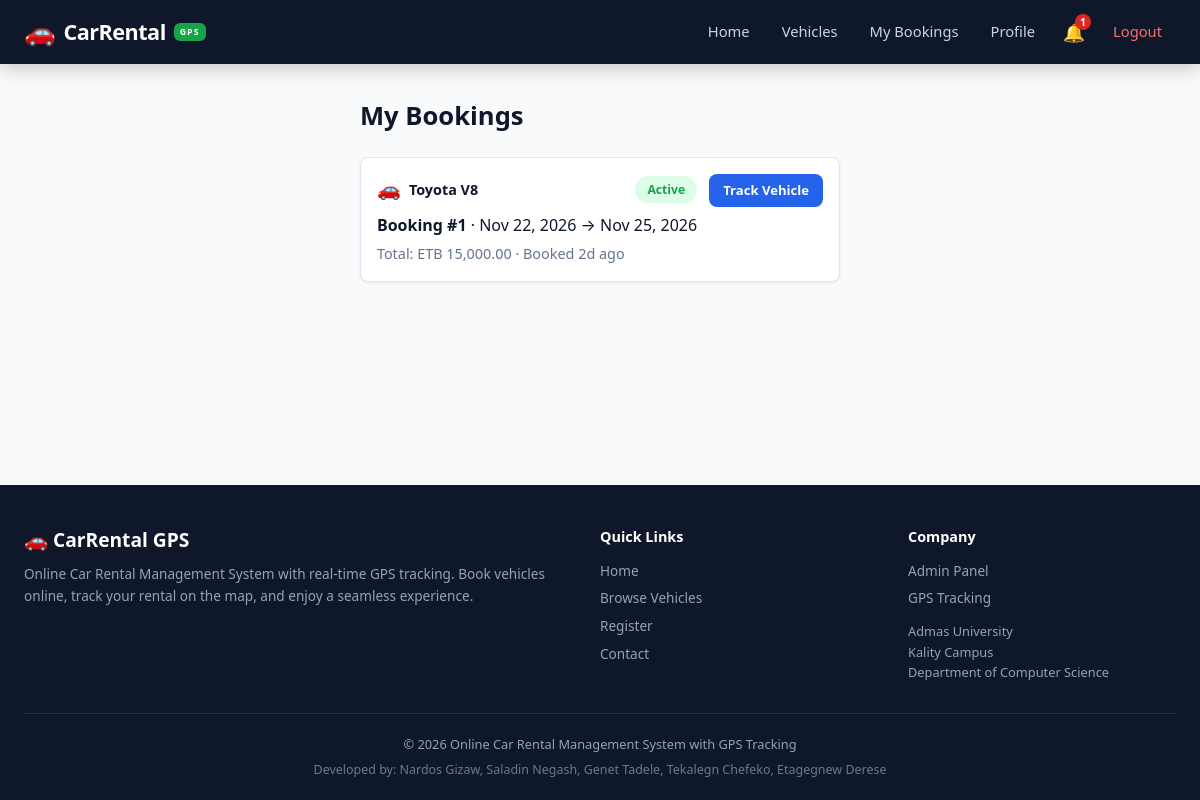
Screenshot of /my_bookings.php (signed in) with the database file from the repository.
### tables this page shows
CREATE TABLE IF NOT EXISTS bookings (
    id              INT AUTO_INCREMENT PRIMARY KEY,
    user_id         INT            NOT NULL,
    car_id          INT            NOT NULL,
    start_date      DATE           NOT NULL,
    end_date        DATE           NOT NULL,
    pickup_location VARCHAR(200)   DEFAULT NULL,
    total_cost      DECIMAL(10,2)  NOT NULL,
    notes           TEXT           DEFAULT NULL,
    status          ENUM('pending','confirmed','active','completed','cancelled') DEFAULT 'pending',
    created_at      TIMESTAMP      DEFAULT CURRENT_TIMESTAMP,
    updated_at      TIMESTAMP      DEFAULT CURRENT_TIMESTAMP ON UPDATE CURRENT_TIMESTAMP,
    FOREIGN KEY (user_id) REFERENCES users(id) ON DELETE CASCADE,
    FOREIGN KEY (car_id)  REFERENCES cars(id)  ON DELETE CASCADE
);

CREATE TABLE IF NOT EXISTS cars (
    id             INT AUTO_INCREMENT PRIMARY KEY,
    name           VARCHAR(100)  NOT NULL,
    brand          VARCHAR(50)   DEFAULT NULL,
    type           ENUM('Sedan','SUV','Hatchback','Pickup','Van','Luxury','Electric') DEFAULT 'Sedan',
    fuel_type      ENUM('Petrol','Diesel','Hybrid','Electric') DEFAULT 'Petrol',
    transmission   ENUM('Manual','Automatic') DEFAULT 'Automatic',
    seats          INT            DEFAULT 5,
    doors          INT            DEFAULT 4,
    luggage        INT            DEFAULT 2,
    air_conditioning TINYINT(1)   DEFAULT 1,
    bluetooth      TINYINT(1)     DEFAULT 1,
    price_per_day  DECIMAL(10,2)  NOT NULL,
    image          VARCHAR(255)   DEFAULT NULL,
    description    TEXT           DEFAULT NULL,
    status         ENUM('available','rented','under_repair','unavailable') DEFAULT 'available',
    featured       TINYINT(1)     DEFAULT 0,
    created_at     TIMESTAMP      DEFAULT CURRENT_TIMESTAMP,
    updated_at     TIMESTAMP      DEFAULT CURRENT_TIMESTAMP ON UPDATE CURRENT_TIMESTAMP
);

### config/database.php (called while the page is built, shortened)
<?php
function db() {
    static $pdo = null;
    if ($pdo === null) {
        try {
            $dsn = 'mysql:host=' . DB_HOST . ';port=' . DB_PORT . ';dbname=' . DB_NAME . ';charset=utf8mb4';
            $pdo = new PDO($dsn, DB_USER, DB_PASS, [
                PDO::ATTR_ERRMODE            => PDO::ERRMODE_EXCEPTION,
                PDO::ATTR_DEFAULT_FETCH_MODE => PDO::FETCH_ASSOC,
                PDO::ATTR_EMULATE_PREPARES   => false,
            ]);
        } catch (PDOException $e) {
            die('Database connection failed: ' . $e->getMessage());
        }
    }
    return $pdo;
}

### includes/functions.php (called while the page is built, shortened)
<?php
function e(string $str): string {
    return htmlspecialchars($str, ENT_QUOTES, 'UTF-8');
}
function money($amount): string {
    return 'ETB ' . number_format((float)$amount, 2);
}
function formatDate($date): string {
    return date('M d, Y', strtotime($date));
}
function timeAgo($datetime): string {
    $diff = time() - strtotime($datetime);
    if ($diff < 604800) return floor($diff / 86400) . 'd ago';
    return formatDate($datetime);
}
function getUserBookings(int $userId): array {
    $stmt = db()->prepare(
        'SELECT b.*, c.name AS car_name, c.image AS car_image, c.type AS car_type
         FROM bookings b JOIN cars c ON b.car_id = c.id
         WHERE b.user_id = ? ORDER BY b.created_at DESC'
    );
    $stmt->execute([$userId]);
    return $stmt->fetchAll();
}

### my_bookings.php (the view, shortened to what this page needs)
<?php
require_once __DIR__ . '/includes/functions.php';
$bookings = getUserBookings($_SESSION['user_id']);
include __DIR__ . '/includes/header.php';
?>
<h2 class="page-title">My Bookings</h2>
<?php if (empty($bookings)): ?>
    <div class="empty-state">
        <div class="icon">&#128221;</div>
        <h3>No bookings yet</h3>
        <p>Browse our fleet and book your first vehicle!</p>
        <a href="<?= APP_URL ?>/cars.php" class="btn btn-primary">Browse Vehicles</a>
    </div>
<?php else: ?>
    <div style="max-width:800px;">
        <?php foreach ($bookings as $b): ?>
            <div class="review-card" style="display:flex;justify-content:space-between;align-items:flex-start;flex-wrap:wrap;gap:12px;">
                <div style="flex:1;min-width:200px;">
                    <div class="r-header" style="margin-bottom:8px;">
                        <div class="r-author">
                            <span style="font-size:1.2rem;">&#128663;</span>
                            <?= e($b['car_name']) ?>
                        </div>
                        <span class="badge <?= $b['status'] ?>"><?= $b['status'] ?></span>
                    </div>
                    <div style="margin-bottom:4px;">
                        <strong>Booking #<?= $b['id'] ?></strong> &middot;
                        <?= formatDate($b['start_date']) ?> &rarr; <?= formatDate($b['end_date']) ?>
                    </div>
                    <div style="color:var(--gray);font-size:.9rem;">
                        Total: <?= money($b['total_cost']) ?> &middot; Booked <?= timeAgo($b['created_at']) ?>
                    </div>
                </div>
                <div class="d-flex flex-wrap" style="gap:8px;">
                    <?php if ($b['status'] === 'pending'): ?>
                        <a href="<?= APP_URL ?>/payment.php?booking_id=<?= $b['id'] ?>" class="btn btn-success btn-sm">Pay Now</a>
                        <a href="<?= APP_URL ?>/cancel_booking.php?id=<?= $b['id'] ?>" class="btn btn-danger btn-sm"
                           onclick="return confirm('Cancel this booking?')">Cancel</a>
                    <?php elseif ($b['status'] === 'confirmed'): ?>
                        <span class="badge confirmed" style="padding:6px 12px;">Awaiting Pickup</span>
                    <?php elseif ($b['status'] === 'active'): ?>
                        <a href="<?= APP_URL ?>/admin/gps_tracking.php" class="btn btn-primary btn-sm">Track Vehicle</a>
                    <?php elseif ($b['status'] === 'completed'): ?>
                        <a href="<?= APP_URL ?>/car_details.php?id=<?= $b['car_id'] ?>#reviews" class="btn btn-outline btn-sm">Leave Review</a>
                    <?php endif; ?>
                </div>
            </div>
        <?php endforeach; ?>
    </div>
<?php endif; ?>
<?php include __DIR__ . '/includes/footer.php'; ?>

### assets/css/style.css (style rules this page uses)
:root { --primary: #2563eb; --primary-lt: #3b82f6; --primary-dk: #1e40af; --accent: #f59e0b; --accent-dk: #d97706; --danger: #dc2626; --danger-lt: #fee2e2; --success: #16a34a; --success-lt: #dcfce7; --warning: #eab308; --warning-lt: #fef9c3; --dark: #0f172a; --dark2: #1e293b; --gray: #64748b; --gray-lt: #94a3b8; --light: #f1f5f9; --lighter: #f8fafc; --white: #ffffff; --radius: 12px; --radius-sm: 8px; --radius-lg: 20px; --shadow-sm: 0 1px 3px rgba(0,0,0,.08); --shadow: 0 4px 12px rgba(0,0,0,.08); --shadow-lg: 0 8px 24px rgba(0,0,0,.12); --shadow-xl: 0 16px 48px rgba(0,0,0,.16); --gradient: linear-gradient(135deg, #2563eb 0%, #1e40af 100%); --gradient-accent: linear-gradient(135deg, #f59e0b 0%, #d97706 100%); --transition: all .25s cubic-bezier(.4,0,.2,1); }
* { margin: 0; padding: 0; box-sizing: border-box; }
html { scroll-behavior: smooth; }
body { font-family: 'Segoe UI', -apple-system, BlinkMacSystemFont, Tahoma, sans-serif; background: var(--lighter); color: var(--dark); line-height: 1.6; min-height: 100vh; display: flex; flex-direction: column; }
a { text-decoration: none; color: var(--primary); transition: var(--transition); }
.page-title { font-size: 1.6rem; font-weight: 700; margin-bottom: 20px; color: var(--dark); }
.d-flex { display: flex; align-items: center; gap: 10px; }
.flex-wrap { flex-wrap: wrap; }
.badge { display: inline-flex; align-items: center; gap: 4px; padding: 4px 12px; border-radius: 20px; font-size: .76rem; font-weight: 600; text-transform: capitalize; }
.badge.active { background: var(--success-lt); color: var(--success); }
.btn { display: inline-flex; align-items: center; justify-content: center; gap: 6px; padding: 10px 22px; border: none; border-radius: var(--radius-sm); font-size: .92rem; font-weight: 600; cursor: pointer; transition: var(--transition); text-decoration: none; white-space: nowrap; }
.btn-primary { background: var(--primary); color: var(--white); }
.btn-sm { padding: 6px 14px; font-size: .82rem; }
.review-card { background: var(--white); border-radius: var(--radius-sm); padding: 16px; margin-bottom: 12px; box-shadow: var(--shadow-sm); border: 1px solid #e2e8f0; }
.review-card .r-header { display: flex; justify-content: space-between; align-items: center; margin-bottom: 8px; }
.review-card .r-author { display: flex; align-items: center; gap: 8px; font-weight: 600; font-size: .9rem; }

### rows the page displays
bookings: car.name "Toyota V8", status "Active", id "1", start_date "Nov 22, 2026", end_date "Nov 25, 2026", total_cost "ETB 15,000.00", created_at "2d ago"

### other values shown
$unread "1"
